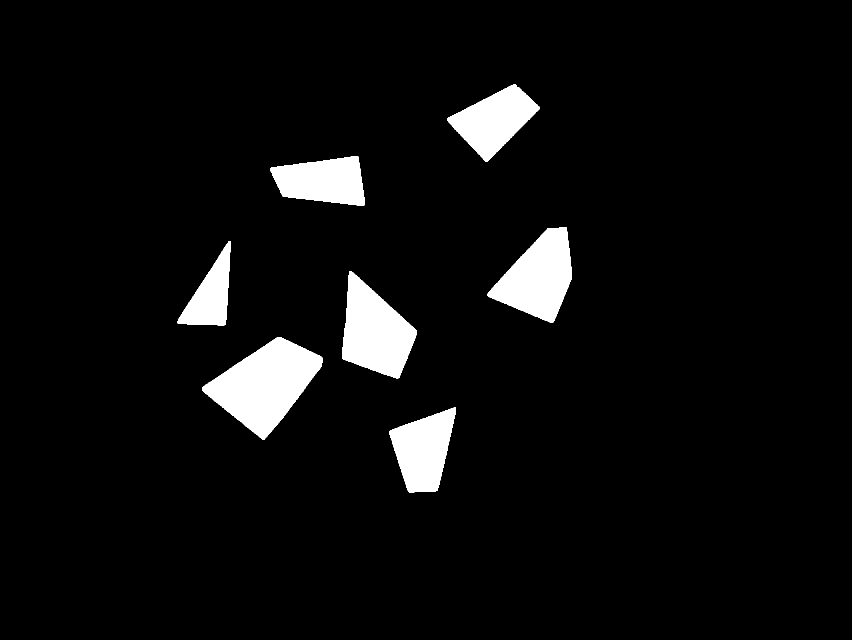
#> input picture 拼图还原项目/out/01_mask.png, 1704 x 1279 px (shown at 1/2 size)
$ python two_piece_join.py
#> lines starting #> are read from the running program, lines starting #| are printed output that depends on the picture; after the words box and inside, x2 and y2 are one past the last pixel; in counts of white or black regions, pixels touching at a corner belong together
### 拼图还原项目/src/jigsaw_torn_solve.py
"""手撕拼图求解（边界弧匹配 + RANSAC + 位姿图拼装）。

思路（对付「没有等长直边」的手撕件）：
  撕口是一对互补的曲线：相邻两片沿同一条撕痕，边界点集相同、切向相反。
  → 每片边界等弧长重采样(点+切向)；对任两片 A、B：
     随机取 pa∈A、pb∈B，按「R·tb = -ta、R·pb+t = pa」定一个刚体变换(RANSAC 假设)，
     再把 B 的所有边界点变换过去，用 KD-tree 数「落在 A 边界 ε 内」的内点数。
     真正的相邻片共享一整条撕痕 → 内点数飙升 → 该变换即二者相对位姿。
  → 每对相邻片得到一条「边(transform, 内点数)」，建图后按内点最强 BFS 长出 + 不重叠校验，拼全部。

同时提供「真实手撕拼图」生成器（共享撕痕的抖动网格），保证问题可解、可用于回归。
"""
from __future__ import annotations
import argparse, json, pathlib, sys, time
import numpy as np
from scipy.spatial import cKDTree

def rd_poly_area(p):
    p = np.asarray(p, float); x, y = p[:, 0], p[:, 1]
    return 0.5 * abs(np.dot(x, np.roll(y, -1)) - np.dot(y, np.roll(x, -1)))

def signed_area(p):
    p = np.asarray(p, float); x, y = p[:, 0], p[:, 1]
    return 0.5 * (np.dot(x, np.roll(y, -1)) - np.dot(y, np.roll(x, -1)))

def rot(t):
    c, s = np.cos(t), np.sin(t); return np.array([[c, -s], [s, c]])

# [54 lines left out: functions centroid, torn_tessellation, not called in this run]


# ============================================================ 边界点 + 切向
def resample(poly, ds=3.0):
    p = np.vstack([poly, poly[0]])
    seg = np.linalg.norm(np.diff(p, axis=0), axis=1)
    cum = np.concatenate([[0], np.cumsum(seg)]); total = cum[-1]
    n = max(12, int(total / ds))
    ss = np.linspace(0, total, n, endpoint=False)
    return np.column_stack([np.interp(ss, cum, p[:, 0]), np.interp(ss, cum, p[:, 1])])

def tangents(pts):
    t = np.roll(pts, -1, axis=0) - np.roll(pts, 1, axis=0)
    return t / (np.linalg.norm(t, axis=1, keepdims=True) + 1e-9)
# [85 lines left out: functions procrustes, contig, max_run_indices, match_pair, not called in this run]


def transform(poly, R, t):
    return np.asarray(poly, float) @ R.T + t


# [297 lines left out: functions overlap_area, solve, solve_v2, _icp_seam, solve_v3, evaluate and 2 more, not called in this run]


# [2 lines that do not run on import are left out]

### 拼图还原项目/svg_tool/tests/two_piece_join.py
"""两片手撕件拼合：找刚体变换让 B 的边界长弧贴合 A 的边界(撕痕)、且不重叠，渲染拼合图。"""
import sys, pathlib, tempfile, time, os
import numpy as np
import cv2
import itertools

ROOT = pathlib.Path(__file__).resolve().parents[2]
sys.path.insert(0, str(ROOT / "src"))
import jigsaw_torn_solve as T

tmp = pathlib.Path(tempfile.gettempdir()) / "two"
out = ROOT / "svg_tool" / "test_out"


def rd(p): return cv2.imdecode(np.fromfile(str(p), np.uint8), cv2.IMREAD_COLOR)
def wr(p, im): cv2.imencode(".png", im)[1].tofile(str(p))


def dense_contours(ds=2.5, minarea=3000):
#> called with ds = 2.5, minarea = 3000
    mask = cv2.imdecode(np.fromfile(str(tmp / "seg" / "01_mask.png"), np.uint8), cv2.IMREAD_GRAYSCALE)
#> mask is the input picture: shape (1279, 1704); 5.3% white; 7 white regions, largest, box (x1, y1, x2, y2) and area: (404, 674, 646, 879) 25874, (684, 542, 834, 757) 19447, (975, 454, 1144, 645) 18774
    n, lab, stats, _ = cv2.connectedComponentsWithStats((mask > 127).astype(np.uint8), 8)
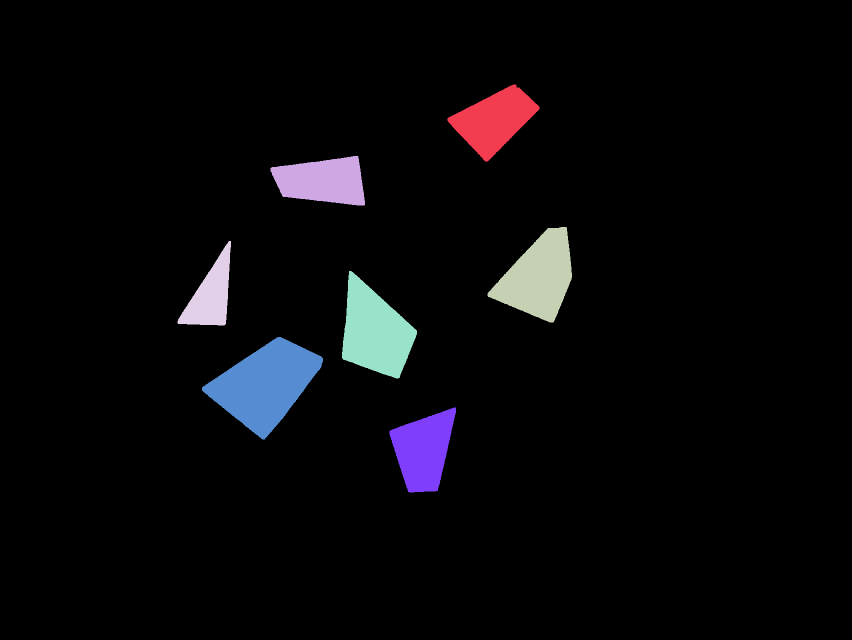
#> lab: shape (1279, 1704) int32 (shown at 1/2 size); 8 distinct labels, from 0 to 7; one colour per label, 0 black
#> n = 8; stats = [[0, 0, 1704, 1279, 2063916], [895, 169, 184, 154, 14377], [541, 312, 189, 99, 13672], [975, 454, 169, 191, 18774], [355, 482, 107, 169, 8951], [684, 542, 150, 215, 19447], [404, 674, 242, 205, 25874], [779, 815, 133, 170, 14405]]
    polys = []
    for i in range(1, n):
        if stats[i, cv2.CC_STAT_AREA] < minarea:
            continue
        cnts, _ = cv2.findContours((lab == i).astype(np.uint8), cv2.RETR_EXTERNAL, cv2.CHAIN_APPROX_NONE)
        if not cnts:
            continue
        c = max(cnts, key=cv2.contourArea).reshape(-1, 2).astype(float)
        polys.append(T.resample(c, ds))
#> this loop made 7 passes
#> (total in resample, n in resample) on passes 1 to 7: (515.6, 206), (524.6, 209), (593.6, 237), (478.9, 191), (607.1, 242), (686.7, 274), (528.8, 211)
#> after the loop, polys = 7 point arrays, longest 274 points
    return polys


def tangents_of(dense):
    t = np.roll(dense, -1, axis=0) - np.roll(dense, 1, axis=0)
    return t / (np.linalg.norm(t, axis=1, keepdims=True) + 1e-9)


# [65 lines left out: functions overlap_area, join, render, not called in this run]


def main():
    polys = dense_contours(2.5)
#> polys = 7 point arrays, longest 274 points
    print("碎片数", len(polys), flush=True)
#| 碎片数 7
    if len(polys) != 2:
        print("不是两片, 退出"); return
    A, B = polys
    t0 = time.time()
    RT, contact = join(A, B)
    print(f"拼合: 撕痕贴合点数={contact}, {time.time()-t0:.1f}s", flush=True)
    if RT is None:
        print("没找到不重叠的贴合位姿"); return
    orig = rd(tmp / "two.jpg")
    joined = render(A, B, RT, orig)
    wr(out / "two_joined.png", joined)
    # 并排对比：原图 | 拼合
    src = cv2.resize(orig, (860, int(860 * orig.shape[0] / orig.shape[1])))
    jj = cv2.resize(joined, (860, int(860 * joined.shape[0] / joined.shape[1])))
    H = max(src.shape[0], jj.shape[0]) + 64; W = 860 * 2 + 48
    cv = np.full((H, W, 3), 20, np.uint8)
    def txt(s, o, sc, c, th=1): cv2.putText(cv, s, o, cv2.FONT_HERSHEY_SIMPLEX, sc, c, th, cv2.LINE_AA)
    txt("Two torn pieces  |  fit along torn seam (no overlap)", (16, 28), 0.62, (120, 245, 210), 2)
    txt(f"LEFT: original photo     RIGHT: joined  (seam contact pts={contact})", (16, 52), 0.5, (165, 165, 175), 1)
    cv[64:64 + src.shape[0], 16:16 + 860] = src
    cv[64:64 + jj.shape[0], 900:900 + 860] = jj
    wr(out / "two_joined_compare.png", cv)
    print("saved two_joined_compare.png", flush=True)
    os.startfile(os.path.abspath(str(out / "two_joined_compare.png")))


if __name__ == "__main__":
    main()
